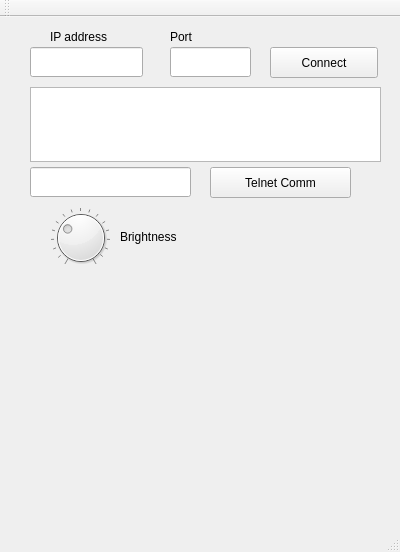
<?xml version="1.0" encoding="UTF-8"?>
<ui version="4.0">
 <class>MainWindow</class>
 <widget class="QMainWindow" name="MainWindow">
  <property name="geometry">
   <rect>
    <x>0</x>
    <y>0</y>
    <width>400</width>
    <height>552</height>
   </rect>
  </property>
  <property name="windowTitle">
   <string>MainWindow</string>
  </property>
  <widget class="QWidget" name="centralWidget">
   <widget class="QPushButton" name="pushButton_Connect">
    <property name="geometry">
     <rect>
      <x>270</x>
      <y>30</y>
      <width>108</width>
      <height>31</height>
     </rect>
    </property>
    <property name="text">
     <string>Connect</string>
    </property>
   </widget>
   <widget class="QLineEdit" name="lineEdit_port">
    <property name="geometry">
     <rect>
      <x>170</x>
      <y>30</y>
      <width>81</width>
      <height>30</height>
     </rect>
    </property>
   </widget>
   <widget class="QLineEdit" name="lineEdit_IP">
    <property name="geometry">
     <rect>
      <x>30</x>
      <y>30</y>
      <width>113</width>
      <height>30</height>
     </rect>
    </property>
   </widget>
   <widget class="QLabel" name="label">
    <property name="geometry">
     <rect>
      <x>50</x>
      <y>10</y>
      <width>91</width>
      <height>20</height>
     </rect>
    </property>
    <property name="text">
     <string>IP address</string>
    </property>
   </widget>
   <widget class="QLabel" name="label_2">
    <property name="geometry">
     <rect>
      <x>170</x>
      <y>10</y>
      <width>78</width>
      <height>20</height>
     </rect>
    </property>
    <property name="text">
     <string>Port</string>
    </property>
   </widget>
   <widget class="QTextEdit" name="textEdit">
    <property name="geometry">
     <rect>
      <x>30</x>
      <y>70</y>
      <width>351</width>
      <height>75</height>
     </rect>
    </property>
   </widget>
   <widget class="QLineEdit" name="lineEdit_com">
    <property name="geometry">
     <rect>
      <x>30</x>
      <y>150</y>
      <width>161</width>
      <height>30</height>
     </rect>
    </property>
   </widget>
   <widget class="QPushButton" name="pushButtonCommand">
    <property name="geometry">
     <rect>
      <x>210</x>
      <y>150</y>
      <width>141</width>
      <height>31</height>
     </rect>
    </property>
    <property name="text">
     <string>Telnet Comm</string>
    </property>
   </widget>
   <widget class="QDial" name="dialBrightness">
    <property name="geometry">
     <rect>
      <x>40</x>
      <y>190</y>
      <width>81</width>
      <height>61</height>
     </rect>
    </property>
    <property name="maximum">
     <number>16</number>
    </property>
    <property name="pageStep">
     <number>16</number>
    </property>
    <property name="sliderPosition">
     <number>5</number>
    </property>
    <property name="invertedAppearance">
     <bool>false</bool>
    </property>
    <property name="notchesVisible">
     <bool>true</bool>
    </property>
   </widget>
   <widget class="QLabel" name="label_3">
    <property name="geometry">
     <rect>
      <x>120</x>
      <y>210</y>
      <width>101</width>
      <height>20</height>
     </rect>
    </property>
    <property name="text">
     <string>Brightness</string>
    </property>
   </widget>
  </widget>
  <widget class="QMenuBar" name="menuBar">
   <property name="geometry">
    <rect>
     <x>0</x>
     <y>0</y>
     <width>400</width>
     <height>28</height>
    </rect>
   </property>
  </widget>
  <widget class="QToolBar" name="mainToolBar">
   <attribute name="toolBarArea">
    <enum>TopToolBarArea</enum>
   </attribute>
   <attribute name="toolBarBreak">
    <bool>false</bool>
   </attribute>
  </widget>
  <widget class="QStatusBar" name="statusBar"/>
 </widget>
 <layoutdefault spacing="6" margin="11"/>
 <tabstops>
  <tabstop>lineEdit_IP</tabstop>
  <tabstop>lineEdit_port</tabstop>
  <tabstop>pushButton_Connect</tabstop>
  <tabstop>textEdit</tabstop>
  <tabstop>lineEdit_com</tabstop>
  <tabstop>pushButtonCommand</tabstop>
 </tabstops>
 <resources/>
 <connections/>
</ui>
